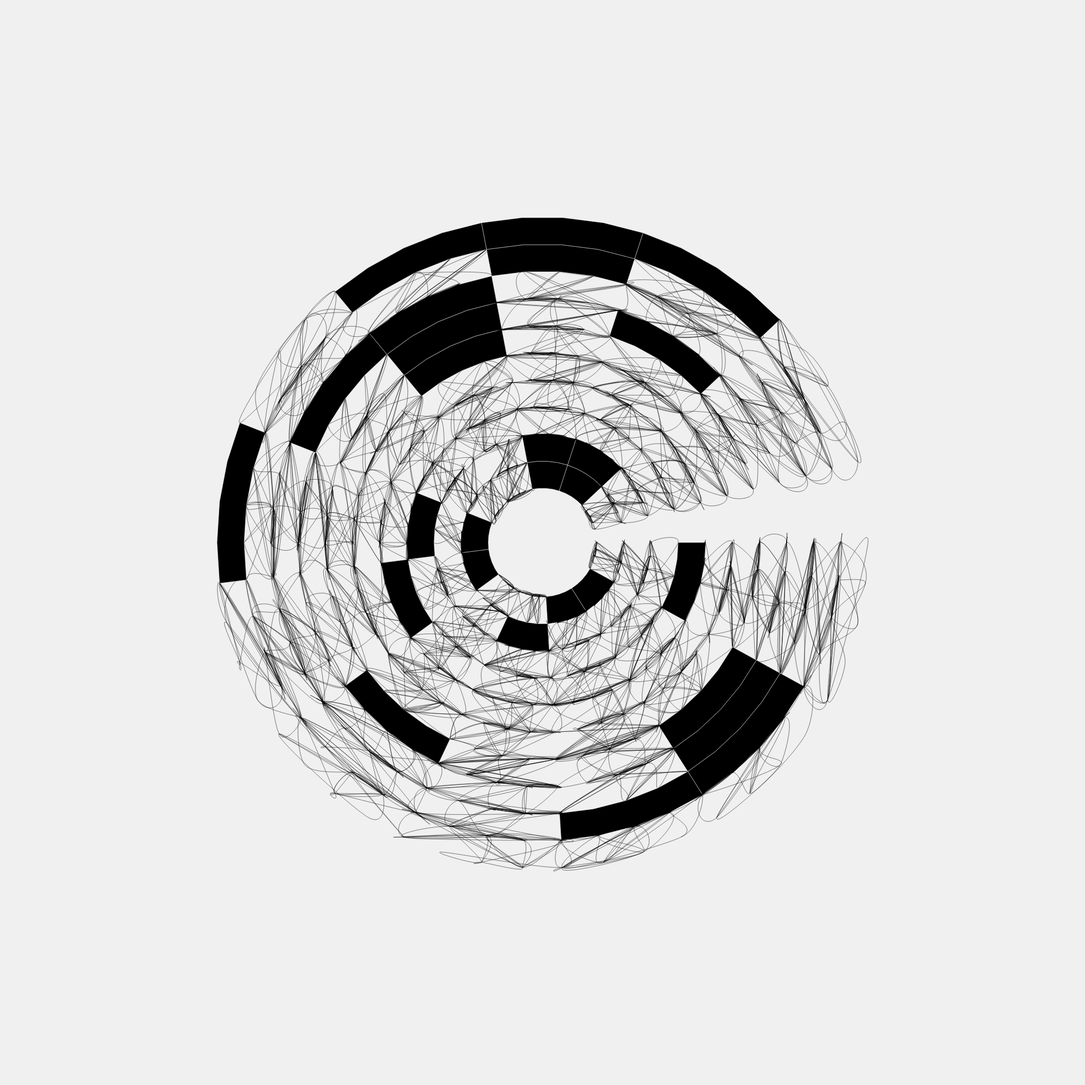
Frame 1 (no input)
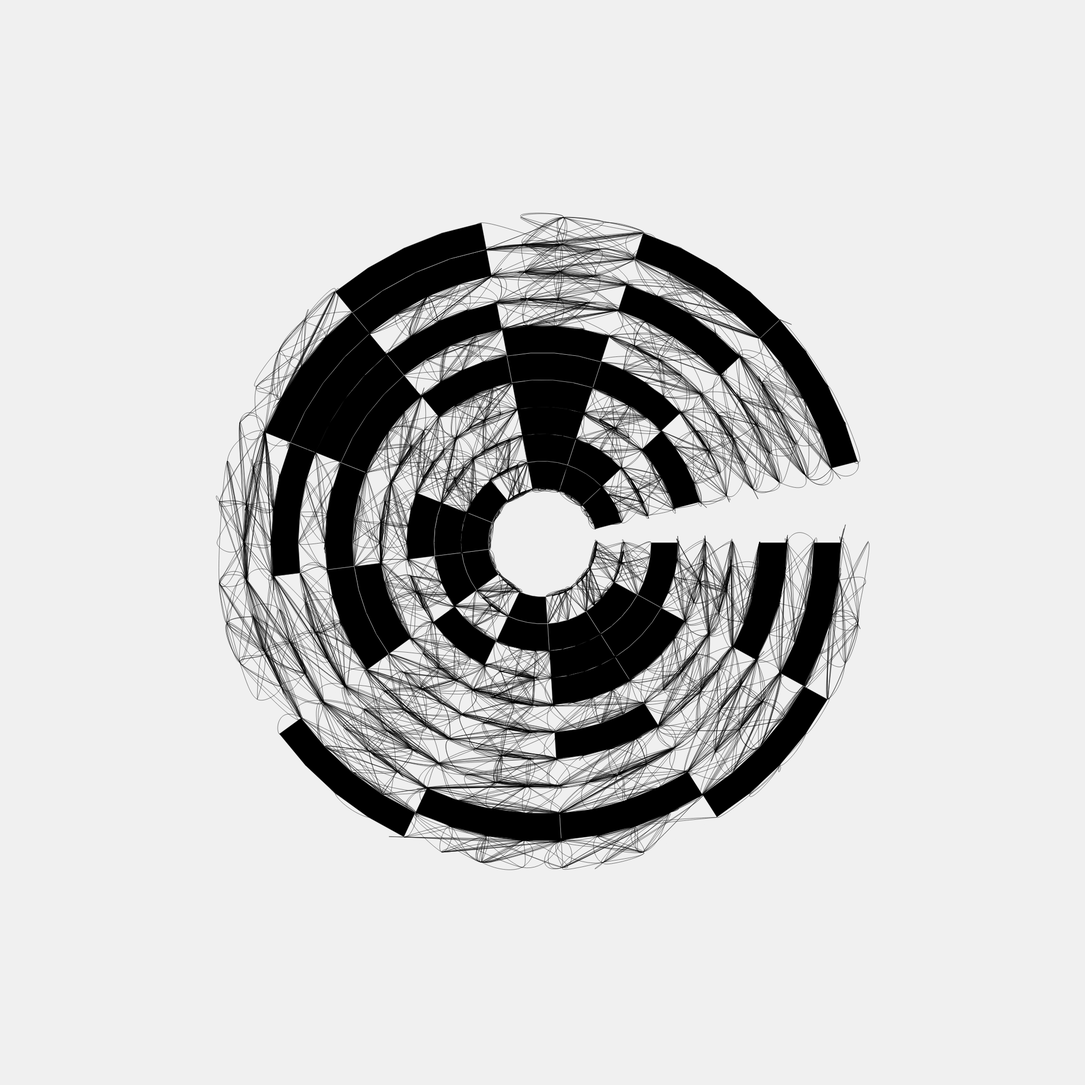
Frame 2 (the mouse pressed at the canvas centre, redrawn once)

The p5.js sketch that drew these frames (run headless with seeded random() and noise() and a simulated clock; the mouse was pressed at the canvas centre and the sketch redrawn once):

// p5.js sketch
// ── sketch.js
let palette = ['#134184', '#222222', '#BFA21B', '#99281B'];
let grid;

function setup() {
  createCanvas(2000, 2000);

  grid = new circleGrid(width / 2, height / 2, 200, 10, 4);
}

function draw() {
  background(240);

  grid.show();
  // grid.customShapes[int(random(grid.customShapes.length))].show();

  for (let i = 0; i < grid.customShapes.length; i++) {
    let rand = sqrt(random(1));
    let scribble, solidFill; 

    if (rand >= 0.5) {
      scribble = true; 
      solidFill = false; 
      grid.customShapes[i].show(solidFill, scribble);
    }else{
      scribble = false; 
      solidFill = true; 
      grid.customShapes[i].show(solidFill, scribble)
    }
  }
  // console.log(grid.customShapes); 

  noLoop();
}

class circleGrid {
  constructor(x_, y_, innerR, numCircles_, segLength) {
    this.center = createVector(x_, y_);
    this.innerRadius = innerR;
    this.numCircles = numCircles_;
    this.segmentLength = segLength;
    this.spacingBetween = 100;

    this.circles = [];
    this.init();

    this.customShapes = [];

  }

  init() {
    for (let i = 0; i <= this.numCircles; i++) {
      // this.spacingBetween = int(200 * sqrt(random(1)));
      let c = new Circle(width / 2, height / 2, this.innerRadius + this.spacingBetween * i);
      this.circles.push(c);
      // c.show();

    }
  }

  show() {
    for (let j = 0; j < this.circles.length - 1; j++) {
      let currentCircle = this.circles[j];
      let nextCircle = this.circles[j + 1];
      // let segmentLength = int(random(1, this.segmentLength));
      let segmentLength = this.segmentLength;
      // noFill(); 
      for (let k = 0; k < currentCircle.circleVertices.length - segmentLength; k += segmentLength) {
        let currentAngle = currentCircle.circleVertices[k].angle;
        let nextAngle = nextCircle.circleVertices[k].angle;

        let shapeVertices = [];

        if (currentAngle == nextAngle) {
          let x1 = currentCircle.circleVertices[k].x;
          let y1 = currentCircle.circleVertices[k].y;
          let x2 = nextCircle.circleVertices[k].x;
          let y2 = nextCircle.circleVertices[k].y;

          let x3 = nextCircle.circleVertices[k + segmentLength].x;
          let y3 = nextCircle.circleVertices[k + segmentLength].y;
          let x4 = currentCircle.circleVertices[k + segmentLength].x;
          let y4 = currentCircle.circleVertices[k + segmentLength].y;


          beginShape();
          noFill();
          noFill();
          // // fill(palette[int(random(palette.length))]);
          stroke(240);
          
          // // stroke(palette[int(random(palette.length))]);
          // strokeWeight(5);

          vertex(x1, y1);
          vertex(x2, y2);

          // shapeVertices.push(createVector(x1, y1));
          // shapeVertices.push(createVector(x2, y2));

          shapeVertices.push(currentCircle.circleVertices[k]);
          shapeVertices.push(nextCircle.circleVertices[k]);



          for (let between = 1; between < segmentLength - 1; between++) {
            let betx1 = nextCircle.circleVertices[k + between].x;
            let bety1 = nextCircle.circleVertices[k + between].y;

            let betx2 = nextCircle.circleVertices[k + between + 1].x;
            let bety2 = nextCircle.circleVertices[k + between + 1].y;
            // ellipse(betx2, bety2, 15); 

            vertex(betx1, bety1);
            vertex(betx2, bety2);

            // shapeVertices.push(createVector(betx1, bety1));
            // shapeVertices.push(createVector(betx2, bety2));

            shapeVertices.push(nextCircle.circleVertices[k + between]);
            shapeVertices.push(nextCircle.circleVertices[k + between + 1]);

          }

          vertex(x3, y3);
          vertex(x4, y4);

          // shapeVertices.push(createVector(x3, y3));
          // shapeVertices.push(createVector(x4, y4));

          shapeVertices.push(nextCircle.circleVertices[k + segmentLength]);
          shapeVertices.push(currentCircle.circleVertices[k + segmentLength]);


          for (let between = segmentLength - 1; between > 0; between--) {
            let betx1 = currentCircle.circleVertices[k + between].x;
            let bety1 = currentCircle.circleVertices[k + between].y;

            let betx2 = currentCircle.circleVertices[k + between - 1].x;
            let bety2 = currentCircle.circleVertices[k + between - 1].y;
            // ellipse(betx2, bety2, 15); 

            vertex(betx1, bety1);
            vertex(betx2, bety2);

            // shapeVertices.push(createVector(betx1, bety1));
            // shapeVertices.push(createVector(betx2, bety2));

            shapeVertices.push(currentCircle.circleVertices[k + between]);
            shapeVertices.push(currentCircle.circleVertices[k + between - 1]);


          }
          endShape(CLOSE);

          this.customShapes.push(new customShape(shapeVertices));
        }

      }

    }
  }
}

class customShape {
  constructor(shapeVertices) {
    this.vertices = shapeVertices; // array of 4 vertices to connect
  }

  show(solidFill, scribble) {

    if (solidFill) {
      beginShape();
      fill(0);
      stroke(240);
      for (let i = 0; i < this.vertices.length; i++) {
        let v = this.vertices[i];

        vertex(v.x, v.y);
      }
      endShape(CLOSE);
    }

    let v1 = this.vertices[0];
    let v2 = this.vertices[1];
    let v3 = this.vertices[2];
    let v4 = this.vertices[int((this.vertices.length - 1) / 2)];

    if (scribble) {
      beginShape();
      noFill();
      for (let j = 0; j < this.vertices.length * 2; j++) {
        let randV1 = this.vertices[int((this.vertices.length) * sqrt(random(1)))];
        let randV2 = this.vertices[int((this.vertices.length) * sqrt(random(1)))];
        stroke(0);
        strokeWeight(map(j, 0, this.vertices.length, 0.05, 0.3));
        // line(randV1.x, randV1.y, randV2.x, randV2.y);
        curveVertex(randV1.x, randV1.y);
        curveVertex(randV2.x, randV2.y);
      }
      endShape();
    }
  }
}

class Circle {
  constructor(centerX, centerY, size) {
    this.center = createVector(centerX, centerY);
    this.r = size / 2;

    // this.numPoints = int(this.r / 2);
    this.numPoints = 50; //resolution (how many divisons there are)

    this.circleVertices = [];
    this.saveVertices();
  }

  saveVertices() {
    for (let a = 0; a < TAU; a += TAU / this.numPoints) {
      let x = this.center.x + this.r * cos(a);
      let y = this.center.y + this.r * sin(a);

      let v = new Vertex(x, y, a);

      this.circleVertices.push(v);
    }
  }

  show(col) {
    // for (let a = 0; a < TAU; a += TAU / this.numPoints) {
    //   let x = this.center.x + this.r * cos(a);
    //   let y = this.center.y + this.r * sin(a);

    //   ellipse(x, y, 5);
    // }
    beginShape();
    noFill();
    for (let i = 0; i < this.circleVertices.length; i++) {
      let pt = this.circleVertices[i];
      // fill(map(i, 0, this.circleVertices.length, 0, 200));
      // fill(col);
      // ellipse(pt.x, pt.y, 5);
      curveVertex(pt.x, pt.y);

    }
    endShape(CLOSE);
  }
}

class Vertex {
  constructor(x_, y_, angle_) {
    this.x = x_;
    this.y = y_;
    this.angle = int(degrees(angle_));
  }
}
